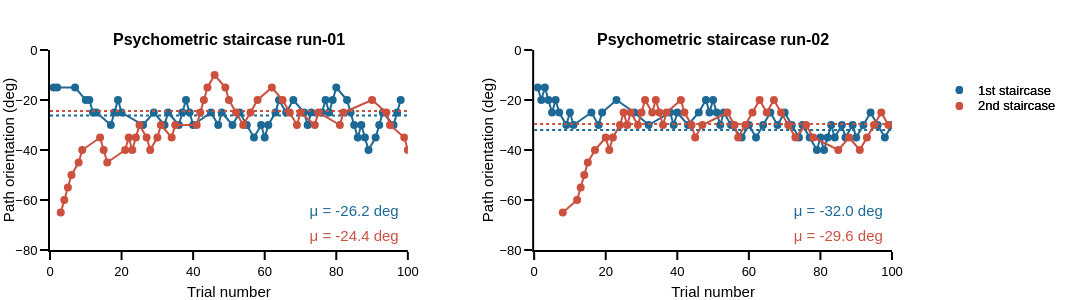

Notebook code cell kept with this figure:
### Markdown cell above
#### Perception analysis output graph

### Code cell
# general figure settings
template_specs = dict(  axes_color="rgba(0, 0, 0, 1)",
                        axes_width=2,
                        axes_font_size=13,
                        bg_col="rgba(255, 255, 255, 1)",
                        font='Helvetica',
                        title_font_size=15,
                        plot_width=1.5)
fig_template = plotly_template(template_specs)

# figure specific settings
colors_panel = px.colors.qualitative.Prism
subplot_titles = ('<b>Psychometric staircase run-01<b>', '<b>Psychometric staircase run-02<b>')

runs = ['run-01', 'run-02']
scs = ['1st staircase', '2nd staircase']
sc_cols = [colors_panel[1], colors_panel[7]]
x_legend = 1.1
y_legend_step = 0.08
y_legend_sc = 0.8
rad_leg = 0.04

# subplot settings
rows, cols = 1, 2
fig_height, fig_width = 300, 500 * cols +100
column_widths, row_heights = [1,1],[1]
sb_specs = [[{},{}]]
fig = make_subplots(rows=rows, cols=cols, print_grid=False, vertical_spacing=0.2, horizontal_spacing=0.15, 
                    column_widths=column_widths, row_heights=row_heights, subplot_titles=subplot_titles)
# Right / Left saccades
# ---------------------
for run_num, run in enumerate(runs):
    for sc_num, sc in enumerate(scs):
        if sc_num == 0:y_txt = [-65]
        elif sc_num == 1:y_txt = [-75]
        # plot
        df_cond = df_all.loc[(df_all.staircase_num == sc_num+1) & (df_all.run_number==run_num+1)]
        
        fig.append_trace(go.Scatter(x=df_cond.trial_number,
                                    y=df_cond.ext_mot_ori,
                                    name=sc, mode='markers+lines', marker_color=sc_cols[sc_num], 
                                    marker_size=8, marker_opacity=1, line_width=2,
                                    marker_line_width=0, marker_symbol='circle'), row=1, col=run_num+1)

        # compute pse
        pse_cond = df_cond.ext_mot_ori[-25:].mean()
        x_pse = np.arange(0,101,1)
        y_pse = x_pse * 0 + pse_cond
        fig.append_trace(go.Scatter(x=x_pse, y=y_pse, mode='lines', marker_color=sc_cols[sc_num], 
                                    line_dash='dot', line_width=2), row=1, col=run_num+1)
        fig.append_trace(go.Scatter(x=[85], y=y_txt, mode="text", text="μ = {:2.1f} deg".format(pse_cond),
                         textfont_color=sc_cols[sc_num], textfont_size=15), row=1, col=run_num+1)
        
        # legend
        fig.add_annotation(xref='paper', yref='paper', x=x_legend, y=y_legend_sc - y_legend_step * sc_num, 
                           text=sc, showarrow=False, font_size = template_specs['axes_font_size'], xanchor = 'left', yanchor='middle')
        fig.add_shape(type='circle', xref='paper', yref='paper', fillcolor=sc_cols[sc_num],line_width=0,
                      x0=x_legend - 0.02 - rad_leg / 9, y0=y_legend_sc - y_legend_step * sc_num - rad_leg / 2, 
                      x1=x_legend - 0.02 + rad_leg / 9, y1=y_legend_sc - y_legend_step * sc_num + rad_leg / 2)
    
# axes settings
for row in np.arange(rows):
    for col in np.arange(cols):
            
        fig.update_xaxes(visible=True, ticklen=8, linewidth=template_specs['axes_width'], 
                         range=[0,100], title='Trial number', row=row+1, col=col+1)
        fig.update_yaxes(visible=True, ticklen=8, linewidth=template_specs['axes_width'], 
                         title='Path orientation (deg)', range=[-80,0], row=row+1, col=col+1)
    
# Save figure
fig.layout.update(template=fig_template, width=fig_width, height=fig_height, margin_l=50, 
                  margin_r=200, margin_t=50, margin_b=50,  showlegend=False)
fig.show()
if not os.path.exists(fig_dir):os.mkdir(fig_dir)
fig.write_image('{}/{}_staircase.pdf'.format(fig_dir, subject))

### Figure 1 — Plotly figure (JSON) as saved in the notebook; plotly's stock layout.template omitted (floating-point values rounded to 4 significant figures)
{"data": [{"line": {"width": 2}, "marker": {"color": "rgb(29, 105, 150)", "line": {"width": 0}, "opacity": 1, "size": 8, "symbol": "circle"}, "mode": "markers+lines", "name": "1st staircase", "type": "scatter", "x": [1, 2, 7, 10, 11, 12, 13, 17, 18, 19, 20, 26, 29, 32, 33, 36, 37, 38, 39, 40, 45, 47, 48, 51, 53, 55, 57, 59, 60, 61, 63, 64, 66, 68, 71, 72, 73, 76, 77, 78, 79, 80, 83, 84, 85, 86, 87, 88, 89, 91, 92, 93, 96, 97, 98], "xaxis": "x", "y": [-15, -15, -15, -20, -20, -25, -25, -30, -25, -20, -25, -30, -25, -30, -25, -30, -25, -20, -25, -30, -25, -30, -25, -30, -25, -30, -35, -30, -35, -30, -25, -20, -25, -20, -25, -30, -25, -25, -20, -25, -20, -15, -20, -25, -30, -35, -30, -35, -40, -35, -30, -25, -30, -25, -20], "yaxis": "y"}, {"line": {"dash": "dot", "width": 2}, "marker": {"color": "rgb(29, 105, 150)"}, "mode": "lines", "type": "scatter", "x": [0, 1, 2, 3, 4, 5, 6, 7, 8, 9, 10, 11, 12, 13, 14, 15, 16, 17, 18, 19, 20, 21, 22, 23, 24, 25, 26, 27, 28, 29, 30, 31, 32, 33, 34, 35, 36, 37, 38, 39, 40, 41, 42, 43, 44, 45, 46, 47, 48, 49, 50, 51, 52, 53, 54, 55, 56, 57, 58, 59, 60, 61, 62, 63, 64, 65, 66, 67, 68, 69, 70, 71, 72, 73, 74, 75, 76, 77, 78, 79, 80, 81, 82, 83, 84, 85, 86, 87, 88, 89, 90, 91, 92, 93, 94, 95, 96, 97, 98, 99, 100], "xaxis": "x", "y": [-26.2, -26.2, -26.2, -26.2, -26.2, -26.2, -26.2, -26.2, -26.2, -26.2, -26.2, -26.2, -26.2, -26.2, -26.2, -26.2, -26.2, -26.2, -26.2, -26.2, -26.2, -26.2, -26.2, -26.2, -26.2, -26.2, -26.2, -26.2, -26.2, -26.2, -26.2, -26.2, -26.2, -26.2, -26.2, -26.2, -26.2, -26.2, -26.2, -26.2, -26.2, -26.2, -26.2, -26.2, -26.2, -26.2, -26.2, -26.2, -26.2, -26.2, -26.2, -26.2, -26.2, -26.2, -26.2, -26.2, -26.2, -26.2, -26.2, -26.2, -26.2, -26.2, -26.2, -26.2, -26.2, -26.2, -26.2, -26.2, -26.2, -26.2, -26.2, -26.2, -26.2, -26.2, -26.2, -26.2, -26.2, -26.2, -26.2, -26.2, -26.2, -26.2, -26.2, -26.2, -26.2, -26.2, -26.2, -26.2, -26.2, -26.2, -26.2, -26.2, -26.2, -26.2, -26.2, -26.2, -26.2, -26.2, -26.2, -26.2, -26.2], "yaxis": "y"}, {"mode": "text", "text": "μ = -26.2 deg", "textfont": {"color": "rgb(29, 105, 150)", "size": 15}, "type": "scatter", "x": [85], "xaxis": "x", "y": [-65], "yaxis": "y"}, {"line": {"width": 2}, "marker": {"color": "rgb(204, 80, 62)", "line": {"width": 0}, "opacity": 1, "size": 8, "symbol": "circle"}, "mode": "markers+lines", "name": "2nd staircase", "type": "scatter", "x": [3, 4, 5, 6, 8, 9, 14, 15, 16, 21, 22, 23, 24, 25, 27, 28, 30, 31, 34, 35, 41, 42, 43, 44, 46, 49, 50, 52, 54, 56, 58, 62, 65, 67, 69, 70, 74, 75, 81, 82, 90, 94, 95, 99, 100], "xaxis": "x", "y": [-65, -60, -55, -50, -45, -40, -35, -40, -45, -40, -35, -40, -35, -30, -35, -40, -35, -30, -35, -30, -30, -25, -20, -15, -10, -15, -20, -25, -30, -25, -20, -15, -20, -25, -30, -25, -30, -25, -30, -25, -20, -25, -30, -35, -40], "yaxis": "y"}, {"line": {"dash": "dot", "width": 2}, "marker": {"color": "rgb(204, 80, 62)"}, "mode": "lines", "type": "scatter", "x": [0, 1, 2, 3, 4, 5, 6, 7, 8, 9, 10, 11, 12, 13, 14, 15, 16, 17, 18, 19, 20, 21, 22, 23, 24, 25, 26, 27, 28, 29, 30, 31, 32, 33, 34, 35, 36, 37, 38, 39, 40, 41, 42, 43, 44, 45, 46, 47, 48, 49, 50, 51, 52, 53, 54, 55, 56, 57, 58, 59, 60, 61, 62, 63, 64, 65, 66, 67, 68, 69, 70, 71, 72, 73, 74, 75, 76, 77, 78, 79, 80, 81, 82, 83, 84, 85, 86, 87, 88, 89, 90, 91, 92, 93, 94, 95, 96, 97, 98, 99, 100], "xaxis": "x", "y": [-24.4, -24.4, -24.4, -24.4, -24.4, -24.4, -24.4, -24.4, -24.4, -24.4, -24.4, -24.4, -24.4, -24.4, -24.4, -24.4, -24.4, -24.4, -24.4, -24.4, -24.4, -24.4, -24.4, -24.4, -24.4, -24.4, -24.4, -24.4, -24.4, -24.4, -24.4, -24.4, -24.4, -24.4, -24.4, -24.4, -24.4, -24.4, -24.4, -24.4, -24.4, -24.4, -24.4, -24.4, -24.4, -24.4, -24.4, -24.4, -24.4, -24.4, -24.4, -24.4, -24.4, -24.4, -24.4, -24.4, -24.4, -24.4, -24.4, -24.4, -24.4, -24.4, -24.4, -24.4, -24.4, -24.4, -24.4, -24.4, -24.4, -24.4, -24.4, -24.4, -24.4, -24.4, -24.4, -24.4, -24.4, -24.4, -24.4, -24.4, -24.4, -24.4, -24.4, -24.4, -24.4, -24.4, -24.4, -24.4, -24.4, -24.4, -24.4, -24.4, -24.4, -24.4, -24.4, -24.4, -24.4, -24.4, -24.4, -24.4, -24.4], "yaxis": "y"}, {"mode": "text", "text": "μ = -24.4 deg", "textfont": {"color": "rgb(204, 80, 62)", "size": 15}, "type": "scatter", "x": [85], "xaxis": "x", "y": [-75], "yaxis": "y"}, {"line": {"width": 2}, "marker": {"color": "rgb(29, 105, 150)", "line": {"width": 0}, "opacity": 1, "size": 8, "symbol": "circle"}, "mode": "markers+lines", "name": "1st staircase", "type": "scatter", "x": [1, 2, 3, 4, 5, 6, 7, 9, 10, 11, 16, 18, 19, 23, 28, 32, 38, 39, 40, 43, 46, 48, 49, 50, 51, 52, 53, 55, 58, 60, 62, 64, 66, 68, 70, 72, 74, 75, 77, 79, 80, 81, 82, 83, 84, 86, 87, 89, 90, 92, 94, 96, 98, 100], "xaxis": "x2", "y": [-15, -20, -15, -20, -25, -20, -25, -30, -25, -30, -25, -30, -25, -20, -25, -30, -25, -30, -25, -30, -25, -20, -25, -20, -25, -30, -25, -30, -35, -30, -35, -30, -25, -30, -25, -30, -35, -30, -35, -40, -35, -40, -35, -30, -35, -30, -35, -30, -35, -30, -25, -30, -35, -30], "yaxis": "y2"}, {"line": {"dash": "dot", "width": 2}, "marker": {"color": "rgb(29, 105, 150)"}, "mode": "lines", "type": "scatter", "x": [0, 1, 2, 3, 4, 5, 6, 7, 8, 9, 10, 11, 12, 13, 14, 15, 16, 17, 18, 19, 20, 21, 22, 23, 24, 25, 26, 27, 28, 29, 30, 31, 32, 33, 34, 35, 36, 37, 38, 39, 40, 41, 42, 43, 44, 45, 46, 47, 48, 49, 50, 51, 52, 53, 54, 55, 56, 57, 58, 59, 60, 61, 62, 63, 64, 65, 66, 67, 68, 69, 70, 71, 72, 73, 74, 75, 76, 77, 78, 79, 80, 81, 82, 83, 84, 85, 86, 87, 88, 89, 90, 91, 92, 93, 94, 95, 96, 97, 98, 99, 100], "xaxis": "x2", "y": [-32.0, -32.0, -32.0, -32.0, -32.0, -32.0, -32.0, -32.0, -32.0, -32.0, -32.0, -32.0, -32.0, -32.0, -32.0, -32.0, -32.0, -32.0, -32.0, -32.0, -32.0, -32.0, -32.0, -32.0, -32.0, -32.0, -32.0, -32.0, -32.0, -32.0, -32.0, -32.0, -32.0, -32.0, -32.0, -32.0, -32.0, -32.0, -32.0, -32.0, -32.0, -32.0, -32.0, -32.0, -32.0, -32.0, -32.0, -32.0, -32.0, -32.0, -32.0, -32.0, -32.0, -32.0, -32.0, -32.0, -32.0, -32.0, -32.0, -32.0, -32.0, -32.0, -32.0, -32.0, -32.0, -32.0, -32.0, -32.0, -32.0, -32.0, -32.0, -32.0, -32.0, -32.0, -32.0, -32.0, -32.0, -32.0, -32.0, -32.0, -32.0, -32.0, -32.0, -32.0, -32.0, -32.0, -32.0, -32.0, -32.0, -32.0, -32.0, -32.0, -32.0, -32.0, -32.0, -32.0, -32.0, -32.0, -32.0, -32.0, -32.0], "yaxis": "y2"}, {"mode": "text", "text": "μ = -32.0 deg", "textfont": {"color": "rgb(29, 105, 150)", "size": 15}, "type": "scatter", "x": [85], "xaxis": "x2", "y": [-65], "yaxis": "y2"}, {"line": {"width": 2}, "marker": {"color": "rgb(204, 80, 62)", "line": {"width": 0}, "opacity": 1, "size": 8, "symbol": "circle"}, "mode": "markers+lines", "name": "2nd staircase", "type": "scatter", "x": [8, 12, 13, 14, 15, 17, 20, 21, 22, 24, 25, 26, 27, 29, 30, 31, 33, 34, 35, 36, 37, 41, 42, 44, 45, 47, 54, 56, 57, 59, 61, 63, 65, 67, 69, 71, 73, 76, 78, 85, 88, 91, 93, 95, 97, 99], "xaxis": "x2", "y": [-65, -60, -55, -50, -45, -40, -35, -40, -35, -30, -25, -30, -25, -30, -25, -20, -25, -20, -25, -30, -25, -20, -25, -30, -35, -30, -25, -30, -35, -30, -25, -20, -25, -20, -25, -30, -35, -30, -35, -40, -35, -40, -35, -30, -25, -30], "yaxis": "y2"}, {"line": {"dash": "dot", "width": 2}, "marker": {"color": "rgb(204, 80, 62)"}, "mode": "lines", "type": "scatter", "x": [0, 1, 2, 3, 4, 5, 6, 7, 8, 9, 10, 11, 12, 13, 14, 15, 16, 17, 18, 19, 20, 21, 22, 23, 24, 25, 26, 27, 28, 29, 30, 31, 32, 33, 34, 35, 36, 37, 38, 39, 40, 41, 42, 43, 44, 45, 46, 47, 48, 49, 50, 51, 52, 53, 54, 55, 56, 57, 58, 59, 60, 61, 62, 63, 64, 65, 66, 67, 68, 69, 70, 71, 72, 73, 74, 75, 76, 77, 78, 79, 80, 81, 82, 83, 84, 85, 86, 87, 88, 89, 90, 91, 92, 93, 94, 95, 96, 97, 98, 99, 100], "xaxis": "x2", "y": [-29.6, -29.6, -29.6, -29.6, -29.6, -29.6, -29.6, -29.6, -29.6, -29.6, -29.6, -29.6, -29.6, -29.6, -29.6, -29.6, -29.6, -29.6, -29.6, -29.6, -29.6, -29.6, -29.6, -29.6, -29.6, -29.6, -29.6, -29.6, -29.6, -29.6, -29.6, -29.6, -29.6, -29.6, -29.6, -29.6, -29.6, -29.6, -29.6, -29.6, -29.6, -29.6, -29.6, -29.6, -29.6, -29.6, -29.6, -29.6, -29.6, -29.6, -29.6, -29.6, -29.6, -29.6, -29.6, -29.6, -29.6, -29.6, -29.6, -29.6, -29.6, -29.6, -29.6, -29.6, -29.6, -29.6, -29.6, -29.6, -29.6, -29.6, -29.6, -29.6, -29.6, -29.6, -29.6, -29.6, -29.6, -29.6, -29.6, -29.6, -29.6, -29.6, -29.6, -29.6, -29.6, -29.6, -29.6, -29.6, -29.6, -29.6, -29.6, -29.6, -29.6, -29.6, -29.6, -29.6, -29.6, -29.6, -29.6, -29.6, -29.6], "yaxis": "y2"}, {"mode": "text", "text": "μ = -29.6 deg", "textfont": {"color": "rgb(204, 80, 62)", "size": 15}, "type": "scatter", "x": [85], "xaxis": "x2", "y": [-75], "yaxis": "y2"}], "layout": {"annotations": [{"font": {"size": 16}, "showarrow": false, "text": "<b>Psychometric staircase run-01<b>", "x": 0.2125, "xanchor": "center", "xref": "paper", "y": 1, "yanchor": "bottom", "yref": "paper"}, {"font": {"size": 16}, "showarrow": false, "text": "<b>Psychometric staircase run-02<b>", "x": 0.7875, "xanchor": "center", "xref": "paper", "y": 1, "yanchor": "bottom", "yref": "paper"}, {"font": {"size": 13}, "showarrow": false, "text": "1st staircase", "x": 1.1, "xanchor": "left", "xref": "paper", "y": 0.8, "yanchor": "middle", "yref": "paper"}, {"font": {"size": 13}, "showarrow": false, "text": "2nd staircase", "x": 1.1, "xanchor": "left", "xref": "paper", "y": 0.72, "yanchor": "middle", "yref": "paper"}, {"font": {"size": 13}, "showarrow": false, "text": "1st staircase", "x": 1.1, "xanchor": "left", "xref": "paper", "y": 0.8, "yanchor": "middle", "yref": "paper"}, {"font": {"size": 13}, "showarrow": false, "text": "2nd staircase", "x": 1.1, "xanchor": "left", "xref": "paper", "y": 0.72, "yanchor": "middle", "yref": "paper"}], "height": 300, "margin": {"b": 50, "l": 50, "r": 200, "t": 50}, "shapes": [{"fillcolor": "rgb(29, 105, 150)", "line": {"width": 0}, "type": "circle", "x0": 1.076, "x1": 1.084, "xref": "paper", "y0": 0.78, "y1": 0.82, "yref": "paper"}, {"fillcolor": "rgb(204, 80, 62)", "line": {"width": 0}, "type": "circle", "x0": 1.076, "x1": 1.084, "xref": "paper", "y0": 0.7, "y1": 0.74, "yref": "paper"}, {"fillcolor": "rgb(29, 105, 150)", "line": {"width": 0}, "type": "circle", "x0": 1.076, "x1": 1.084, "xref": "paper", "y0": 0.78, "y1": 0.82, "yref": "paper"}, {"fillcolor": "rgb(204, 80, 62)", "line": {"width": 0}, "type": "circle", "x0": 1.076, "x1": 1.084, "xref": "paper", "y0": 0.7, "y1": 0.74, "yref": "paper"}], "showlegend": false, "width": 1100, "xaxis": {"anchor": "y", "domain": [0, 0.425], "linewidth": 2, "range": [0, 100], "ticklen": 8, "title": {"text": "Trial number"}, "visible": true}, "xaxis2": {"anchor": "y2", "domain": [0.575, 1], "linewidth": 2, "range": [0, 100], "ticklen": 8, "title": {"text": "Trial number"}, "visible": true}, "yaxis": {"anchor": "x", "domain": [0, 1], "linewidth": 2, "range": [-80, 0], "ticklen": 8, "title": {"text": "Path orientation (deg)"}, "visible": true}, "yaxis2": {"anchor": "x2", "domain": [0, 1], "linewidth": 2, "range": [-80, 0], "ticklen": 8, "title": {"text": "Path orientation (deg)"}, "visible": true}}}
